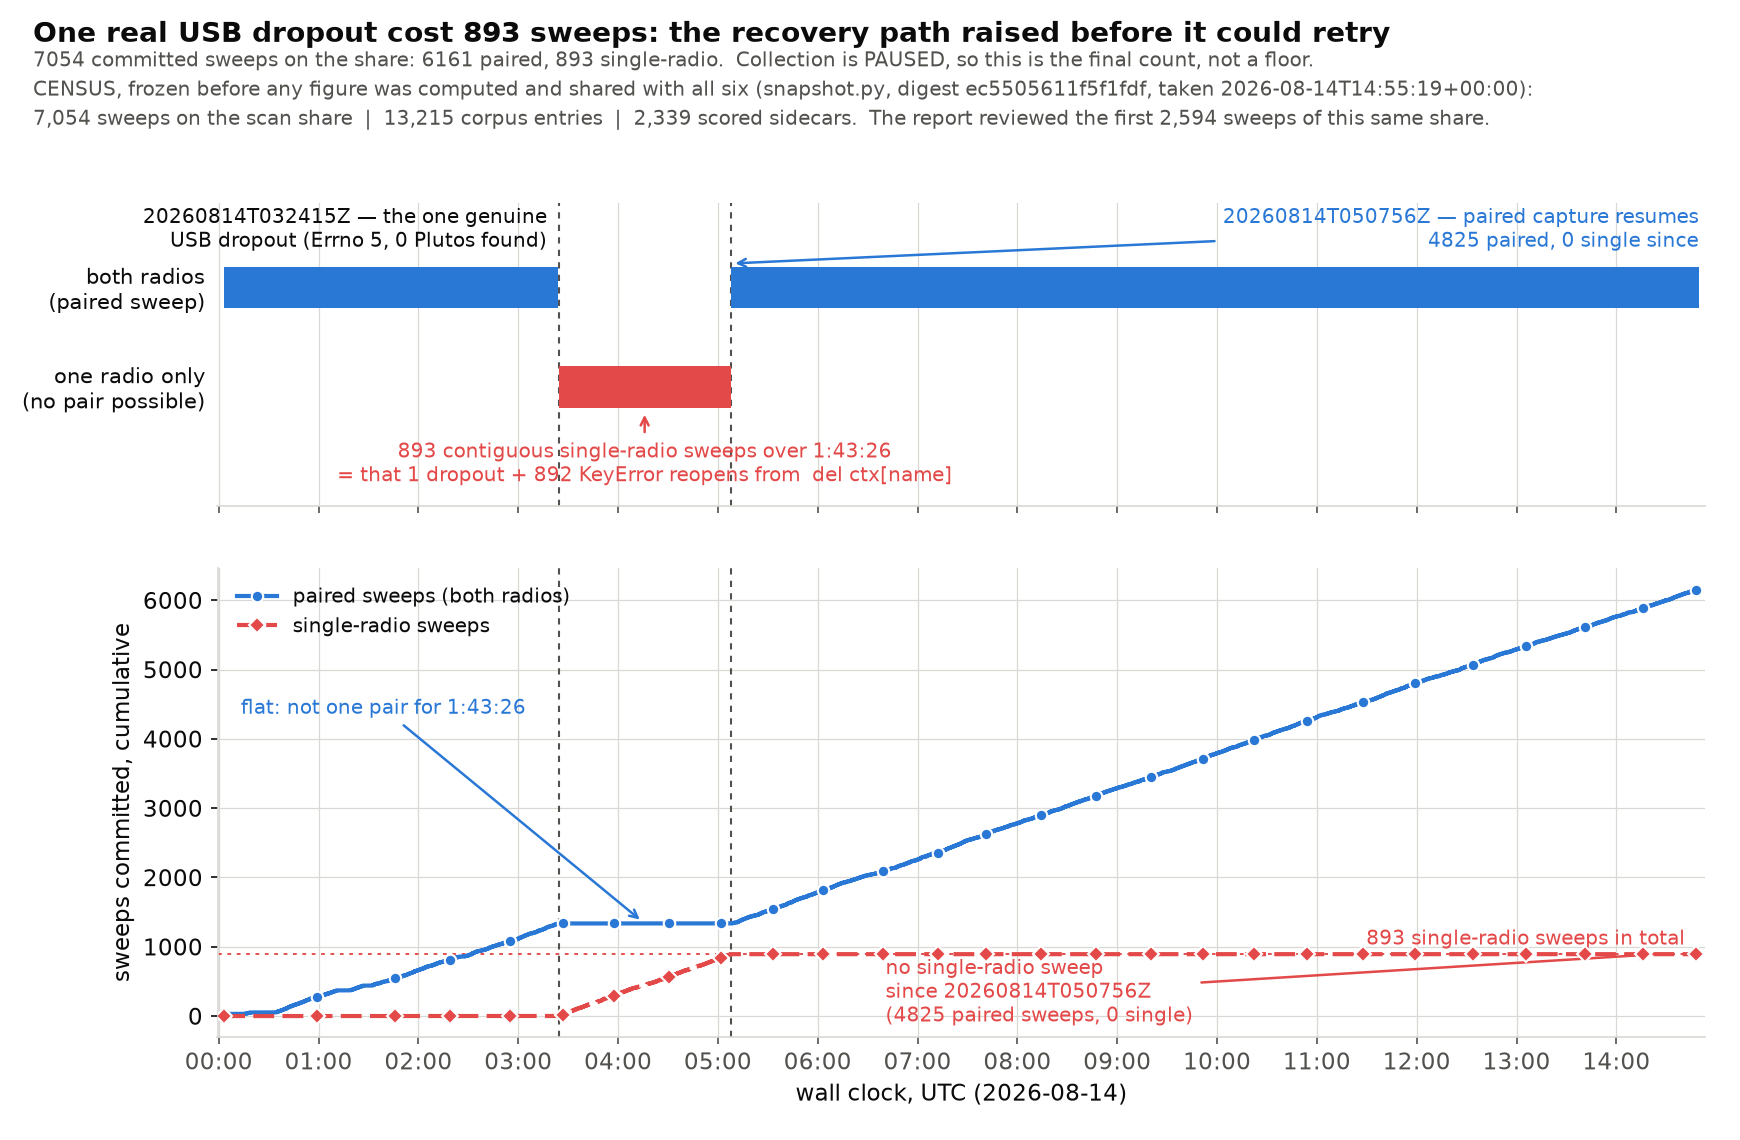

The script that saved this image:
#!/usr/bin/env python3
"""outage-timeline: one USB dropout, 892 self-inflicted failures after it.

Reads every committed sweep record on the share, classifies each as paired (both
radios returned IQ) or single-radio (one radio errored), and draws the two states
against wall clock so the contiguous block and the recovery are visible without
reading a table.

Sources, all read-only:
  /mnt/qnap01/mouse9911/leo-scans/sync-*/sweep.json   -- the commit marker
  /mnt/leo-nvme/leo-tracker/sync-scans/collector.log  -- the reopen failures

    nice -n 15 python3 outage-timeline.py

CHANGED FOR THE FULL-CORPUS PASS (2026-08-14): radio collection is PAUSED
(leo-sync-scan stopped by the operator), so the scan share is frozen and the
sweep total is no longer a floor -- it is the final count.  The population is
still taken from snapshot.py rather than a fresh glob, so this figure and the
other five agree on how many sweeps exist.  Nothing here is typed in by hand
except REVIEWED_SWEEPS, which is the report's own snapshot size, kept so the
reproduction can be checked against it rather than asserted.
"""
from __future__ import annotations

import datetime as dt
import glob
import json
import os
import re
from pathlib import Path

import matplotlib
matplotlib.use("Agg")
import matplotlib.dates as mdates  # noqa: E402
import matplotlib.pyplot as plt  # noqa: E402
from matplotlib.lines import Line2D  # noqa: E402

SCANS = "/mnt/qnap01/mouse9911/leo-scans"
LOG = Path("/mnt/leo-nvme/leo-tracker/sync-scans/collector.log")
HERE = Path(__file__).resolve().parent
WORK = Path(os.environ.get("REFRESH_WORK", HERE.parent / "work"))
SNAPSHOT = WORK / "snapshot.json"
PNG = HERE / "outage-timeline.png"
JSON_OUT = HERE / "outage-timeline.json"

# The report's own snapshot size, kept so the reproduction can be checked against
# it rather than asserted.
REVIEWED_SWEEPS = 2594

PAIRED = "#2a78d6"
SINGLE = "#e34948"
INK = "#0b0b0b"
MUTED = "#52514e"
GRID = "#d9d8d4"


def parse(stamp: str) -> dt.datetime:
    return dt.datetime.strptime(stamp, "%Y%m%dT%H%M%SZ").replace(
        tzinfo=dt.timezone.utc)


def frozen() -> dict:
    with open(SNAPSHOT) as handle:
        return json.load(handle)


def read_sweeps(names: list[str]) -> list[dict]:
    rows = []
    for name in names:
        directory = os.path.join(SCANS, name)
        path = os.path.join(directory, "sweep.json")
        if not os.path.exists(path):
            continue                      # no commit marker: not a sweep yet
        with open(path) as handle:
            record = json.load(handle)
        radios = record.get("radios") or {}
        errors = {name: (item.get("error") or "")
                  for name, item in radios.items() if item.get("error")}
        live = [name for name, item in radios.items() if not item.get("error")]
        rows.append({"utc": record["utc"], "when": parse(record["utc"]),
                     "live": sorted(live), "errors": errors,
                     "sweep": record.get("sweep")})
    rows.sort(key=lambda row: row["when"])
    return rows


def runs(rows: list[dict]) -> list[dict]:
    """Contiguous stretches of one state, in sweep order."""
    out = []
    for row in rows:
        state = "paired" if len(row["live"]) == 2 else "single"
        if out and out[-1]["state"] == state:
            out[-1]["end"] = row["when"]
            out[-1]["count"] += 1
            out[-1]["last_utc"] = row["utc"]
        else:
            out.append({"state": state, "start": row["when"], "end": row["when"],
                        "count": 1, "first_utc": row["utc"],
                        "last_utc": row["utc"]})
    return out


def main() -> None:
    snapshot = frozen()
    rows = read_sweeps(snapshot["sweeps"])
    census = dt.datetime.now(dt.timezone.utc)
    stretches = runs(rows)
    paired = [row for row in rows if len(row["live"]) == 2]
    single = [row for row in rows if len(row["live"]) < 2]

    genuine = [row for row in single
               if any("expected one USB Pluto" in text or "OSError" in text
                      for text in row["errors"].values())]
    keyerror = [row for row in single
                if any("KeyError" in text for text in row["errors"].values())]
    survivors = sorted({tuple(row["live"]) for row in single})

    outage = [item for item in stretches if item["state"] == "single"]
    block = max(outage, key=lambda item: item["count"]) if outage else None
    after = [row for row in rows if block and row["when"] > block["end"]]
    resumed = after[0] if after else None

    text = LOG.read_text(errors="replace") if LOG.is_file() else ""
    log_counts = {
        "reopen_failed_total": len(re.findall(r"reopen pluto-5d4d FAILED", text)),
        "genuine_usb_loss": len(re.findall(
            r"reopen pluto-5d4d FAILED: expected one USB Pluto", text)),
        "keyerror": len(re.findall(
            r"reopen pluto-5d4d FAILED: 'pluto-5d4d'", text))}

    # The report's snapshot, re-derived rather than quoted.
    prefix = rows[:REVIEWED_SWEEPS]
    at_review = {
        "sweeps_examined": len(prefix),
        "single_radio": sum(1 for row in prefix if len(row["live"]) < 2),
        "paired_after_the_fix": sum(1 for row in prefix
                                    if block and row["when"] > block["end"]
                                    and len(row["live"]) == 2),
        "single_after_the_fix": sum(1 for row in prefix
                                    if block and row["when"] > block["end"]
                                    and len(row["live"]) < 2)}

    # ------------------------------------------------------------- figure
    plt.rcParams.update({"font.size": 11, "axes.edgecolor": GRID,
                         "axes.labelcolor": INK, "text.color": INK,
                         "xtick.color": MUTED, "ytick.color": INK,
                         "figure.facecolor": "white", "axes.facecolor": "white"})
    figure, (strip, cumulative) = plt.subplots(
        2, 1, figsize=(11.6, 7.6), height_ratios=[1.0, 1.55], sharex=True,
        gridspec_kw={"hspace": 0.16})

    lane = {"paired": 1.0, "single": 0.0}
    colour = {"paired": PAIRED, "single": SINGLE}
    for item in stretches:
        span = max((item["end"] - item["start"]).total_seconds(), 6.0)
        strip.broken_barh(
            [(mdates.date2num(item["start"]), span / 86400.0)],
            (lane[item["state"]] - 0.21, 0.42),
            facecolors=colour[item["state"]], edgecolor="none", zorder=3)

    strip.set_yticks([1.0, 0.0])
    strip.set_yticklabels(["both radios\n(paired sweep)",
                           "one radio only\n(no pair possible)"], fontsize=10)
    strip.tick_params(axis="y", length=0, pad=6)
    strip.set_ylim(-1.20, 1.85)
    strip.grid(axis="x", color=GRID, lw=0.6, zorder=0)
    strip.set_axisbelow(True)
    for spine in ("top", "right", "left"):
        strip.spines[spine].set_visible(False)

    if block:
        for edge in (block["start"], block["end"]):
            for axes in (strip, cumulative):
                axes.axvline(edge, color=MUTED, lw=1.0, ls=(0, (3, 3)),
                             zorder=2)
        # The dashed rule at the block edge is the pointer here; an arrow from
        # the label would have to cross the paired lane to reach it.
        strip.text(mdates.date2num(block["start"]
                                   - dt.timedelta(minutes=7)), 1.58,
                   "%s — the one genuine\nUSB dropout (Errno 5, 0 Plutos found)"
                   % block["first_utc"],
                   fontsize=9.5, color=INK, ha="right", va="center")
        strip.annotate(
            "%d contiguous single-radio sweeps over %s\n"
            "= that 1 dropout + %d KeyError reopens from  del ctx[name]"
            % (block["count"],
               str(block["end"] - block["start"]).rsplit(".", 1)[0],
               len(keyerror)),
            xy=(block["start"] + (block["end"] - block["start"]) / 2, -0.24),
            xytext=(block["start"] + (block["end"] - block["start"]) / 2, -0.78),
            fontsize=9.5, color=SINGLE, ha="center", va="center",
            arrowprops=dict(arrowstyle="->", color=SINGLE, lw=1.2,
                            shrinkA=2, shrinkB=2))
    if resumed:
        strip.annotate(
            "%s — paired capture resumes\n%d paired, 0 single since"
            % (resumed["utc"],
               sum(1 for row in after if len(row["live"]) == 2)),
            xy=(resumed["when"], 1.24),
            xytext=(rows[-1]["when"], 1.58),
            fontsize=9.5, color=PAIRED, ha="right", va="center",
            arrowprops=dict(arrowstyle="->", color=PAIRED, lw=1.2,
                            shrinkA=2, shrinkB=2))

    # ---- cumulative ------------------------------------------------------
    when = [row["when"] for row in rows]
    pair_total, single_total, tally_p, tally_s = [], [], 0, 0
    for row in rows:
        if len(row["live"]) == 2:
            tally_p += 1
        else:
            tally_s += 1
        pair_total.append(tally_p)
        single_total.append(tally_s)

    cumulative.step(when, pair_total, where="post", color=PAIRED, lw=2.0,
                    zorder=4, label="paired sweeps")
    cumulative.step(when, single_total, where="post", color=SINGLE, lw=2.0,
                    ls=(0, (5, 2)), zorder=4, label="single-radio sweeps")
    for values, colour_, marker in ((pair_total, PAIRED, "o"),
                                    (single_total, SINGLE, "D")):
        step = max(len(rows) // 26, 1)
        cumulative.plot(when[::step], values[::step], marker, color=colour_,
                        ms=5.5, mec="white", mew=1.0, zorder=5, lw=0)

    cumulative.axhline(len(single), color=SINGLE, lw=0.9, ls=(0, (2, 3)),
                       zorder=2)
    cumulative.text(rows[-1]["when"] - dt.timedelta(minutes=8), len(single) + 70,
                    "%d single-radio sweeps in total" % len(single),
                    fontsize=9.5, color=SINGLE, ha="right", va="bottom")
    if block:
        cumulative.annotate(
            "flat: not one pair for %s"
            % str(block["end"] - block["start"]).rsplit(".", 1)[0],
            xy=(block["start"] + (block["end"] - block["start"]) / 2,
                pair_total[rows.index(block_first(rows, block))]),
            xytext=(rows[0]["when"] + (block["start"] - rows[0]["when"]) * 0.05,
                    max(pair_total) * 0.72),
            fontsize=9.5, color=PAIRED, ha="left", va="center",
            arrowprops=dict(arrowstyle="->", color=PAIRED, lw=1.2,
                            shrinkA=2, shrinkB=3))
        cumulative.annotate(
            "no single-radio sweep\nsince %s\n(%d paired sweeps, 0 single)"
            % (resumed["utc"] if resumed else "the fix",
               sum(1 for row in after if len(row["live"]) == 2)),
            xy=(rows[-1]["when"] - dt.timedelta(minutes=25), len(single)),
            xytext=(block["end"] + (rows[-1]["when"] - block["end"]) * 0.16,
                    max(pair_total) * 0.055),
            fontsize=9.5, color=SINGLE, ha="left", va="center",
            arrowprops=dict(arrowstyle="->", color=SINGLE, lw=1.2,
                            shrinkA=2, shrinkB=3))

    cumulative.set_ylabel("sweeps committed, cumulative")
    cumulative.set_xlabel("wall clock, UTC (%s)"
                          % rows[0]["when"].strftime("%Y-%m-%d"))
    span_h = (rows[-1]["when"] - rows[0]["when"]).total_seconds() / 3600.0
    cumulative.xaxis.set_major_locator(
        mdates.HourLocator(interval=1) if span_h > 6
        else mdates.MinuteLocator(byminute=range(0, 60, 30)))
    cumulative.xaxis.set_major_formatter(mdates.DateFormatter("%H:%M"))
    cumulative.set_xlim(rows[0]["when"] - dt.timedelta(minutes=4),
                        rows[-1]["when"] + dt.timedelta(minutes=4))
    cumulative.grid(color=GRID, lw=0.6, zorder=0)
    cumulative.set_axisbelow(True)
    for spine in ("top", "right"):
        cumulative.spines[spine].set_visible(False)
    cumulative.legend(handles=[
        Line2D([], [], color=PAIRED, lw=2.0, marker="o", ms=5.5, mec="white",
               label="paired sweeps (both radios)"),
        Line2D([], [], color=SINGLE, lw=2.0, ls=(0, (5, 2)), marker="D",
               ms=5.5, mec="white", label="single-radio sweeps")],
        loc="upper left", fontsize=9.5, frameon=False, borderaxespad=0.6)

    figure.text(0.019, 0.982,
                "One real USB dropout cost %d sweeps: the recovery path raised "
                "before it could retry" % len(single),
                fontsize=13.5, weight="bold", color=INK, ha="left", va="top")
    figure.text(0.019, 0.955,
                "%d committed sweeps on the share: %d paired, %d single-radio.  "
                "Collection is PAUSED, so this is the final count, not a floor."
                % (len(rows), len(paired), len(single)),
                fontsize=9.5, color=MUTED, ha="left", va="top")
    figure.text(0.019, 0.934,
                "CENSUS, frozen before any figure was computed and shared with all "
                "six (snapshot.py, digest %s, taken %s):\n"
                "%s sweeps on the scan share  |  %s corpus entries  |  %s scored "
                "sidecars.  The report reviewed the first %s sweeps of this same "
                "share."
                % (snapshot["scored_digest"], snapshot["measured_utc"],
                   f"{snapshot['sweeps_on_share']:,}",
                   f"{snapshot['corpus_entries']:,}",
                   f"{snapshot['scored_sidecars']:,}",
                   f"{REVIEWED_SWEEPS:,}"),
                fontsize=9.5, color=MUTED, ha="left", va="top",
                linespacing=1.5)

    figure.subplots_adjust(left=0.125, right=0.980, top=0.822, bottom=0.090)
    figure.savefig(PNG, dpi=150)
    print("wrote", PNG)

    # --------------------------------------------------------------- json
    out = {
        "figure": "outage-timeline",
        "generated_utc": census.isoformat(timespec="seconds"),
        "sources": {"sweeps": SCANS + "/sync-*/sweep.json",
                    "collector_log": str(LOG)},
        "snapshot": {key: snapshot[key] for key in
                     ("measured_utc", "sweeps_on_share", "corpus_entries",
                      "scored_sidecars", "scored_digest")},
        "census": {
            "committed_sweeps": len(rows),
            "paired": len(paired),
            "single_radio": len(single),
            "first_sweep_utc": rows[0]["utc"], "last_sweep_utc": rows[-1]["utc"],
            "note": "collection is PAUSED (leo-sync-scan stopped); the scan "
                    "share is frozen and these totals are final, not floors"},
        "outage": {
            "single_radio_sweeps": len(single),
            "window_utc": [block["first_utc"], block["last_utc"]] if block else None,
            "duration": str(block["end"] - block["start"]).rsplit(".", 1)[0]
                        if block else None,
            "episodes": len(outage),
            "contiguous": len(outage) == 1 and block["count"] == len(single),
            "surviving_radio": ["|".join(item) for item in survivors],
            "genuine_hardware_events": len(genuine),
            "genuine_event_utc": genuine[0]["utc"] if genuine else None,
            "genuine_event_error": list(genuine[0]["errors"].values())[0]
                                   if genuine else None,
            "self_inflicted_keyerror_sweeps": len(keyerror),
            "collector_log": log_counts},
        "recovery": {
            "first_paired_after_utc": resumed["utc"] if resumed else None,
            "sweeps_after_the_fix": len(after),
            "paired_after_the_fix": sum(1 for row in after
                                        if len(row["live"]) == 2),
            "single_after_the_fix": sum(1 for row in after
                                        if len(row["live"]) < 2)},
        "at_the_reports_snapshot": at_review,
        "runs_plotted": [{"state": item["state"], "sweeps": item["count"],
                          "from_utc": item["first_utc"],
                          "to_utc": item["last_utc"]} for item in stretches],
        "cumulative_endpoints": {"paired": pair_total[-1],
                                 "single_radio": single_total[-1]},
    }
    JSON_OUT.write_text(json.dumps(out, indent=2) + "\n")
    print("wrote", JSON_OUT)
    print(json.dumps({k: out[k] for k in ("census", "outage", "recovery",
                                          "at_the_reports_snapshot")}, indent=2))


def block_first(rows, block):
    for row in rows:
        if row["utc"] == block["first_utc"]:
            return row
    return rows[0]


if __name__ == "__main__":
    main()
